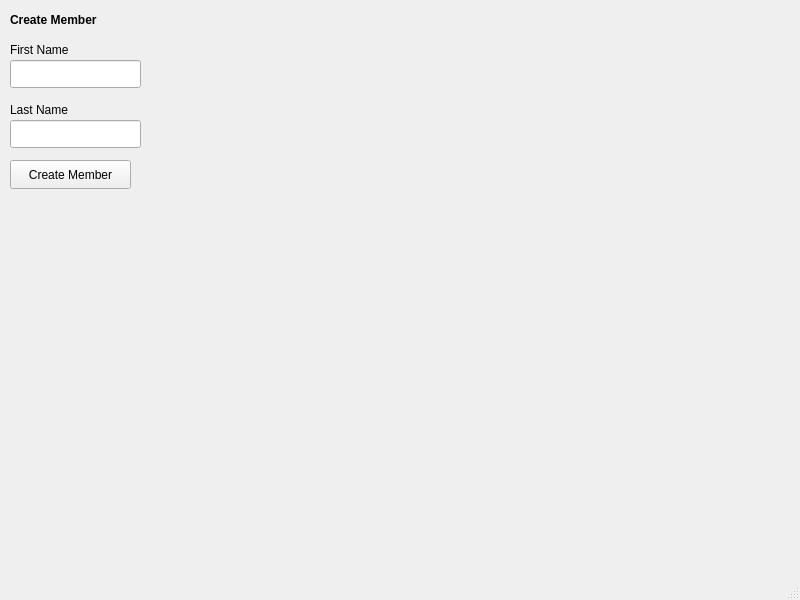
<?xml version="1.0" encoding="UTF-8"?>
<ui version="4.0">
 <class>MainWindow</class>
 <widget class="QMainWindow" name="MainWindow">
  <property name="geometry">
   <rect>
    <x>0</x>
    <y>0</y>
    <width>800</width>
    <height>600</height>
   </rect>
  </property>
  <property name="windowTitle">
   <string>MainWindow</string>
  </property>
  <widget class="QWidget" name="centralwidget">
   <widget class="QLabel" name="createMemberLabel">
    <property name="geometry">
     <rect>
      <x>10</x>
      <y>10</y>
      <width>111</width>
      <height>20</height>
     </rect>
    </property>
    <property name="font">
     <font>
      <bold>true</bold>
     </font>
    </property>
    <property name="text">
     <string>Create Member</string>
    </property>
   </widget>
   <widget class="QLineEdit" name="firstNameBox">
    <property name="geometry">
     <rect>
      <x>10</x>
      <y>60</y>
      <width>131</width>
      <height>28</height>
     </rect>
    </property>
   </widget>
   <widget class="QLabel" name="firstNameLabel">
    <property name="geometry">
     <rect>
      <x>10</x>
      <y>40</y>
      <width>81</width>
      <height>20</height>
     </rect>
    </property>
    <property name="text">
     <string>First Name</string>
    </property>
   </widget>
   <widget class="QLabel" name="lastNameLabel">
    <property name="geometry">
     <rect>
      <x>10</x>
      <y>100</y>
      <width>81</width>
      <height>20</height>
     </rect>
    </property>
    <property name="text">
     <string>Last Name</string>
    </property>
   </widget>
   <widget class="QLineEdit" name="lineEdit">
    <property name="geometry">
     <rect>
      <x>10</x>
      <y>120</y>
      <width>131</width>
      <height>28</height>
     </rect>
    </property>
   </widget>
   <widget class="QPushButton" name="pushButton">
    <property name="geometry">
     <rect>
      <x>10</x>
      <y>160</y>
      <width>121</width>
      <height>29</height>
     </rect>
    </property>
    <property name="text">
     <string>Create Member</string>
    </property>
   </widget>
  </widget>
  <widget class="QMenuBar" name="menubar">
   <property name="geometry">
    <rect>
     <x>0</x>
     <y>0</y>
     <width>800</width>
     <height>25</height>
    </rect>
   </property>
  </widget>
  <widget class="QStatusBar" name="statusbar"/>
 </widget>
 <resources/>
 <connections/>
</ui>
